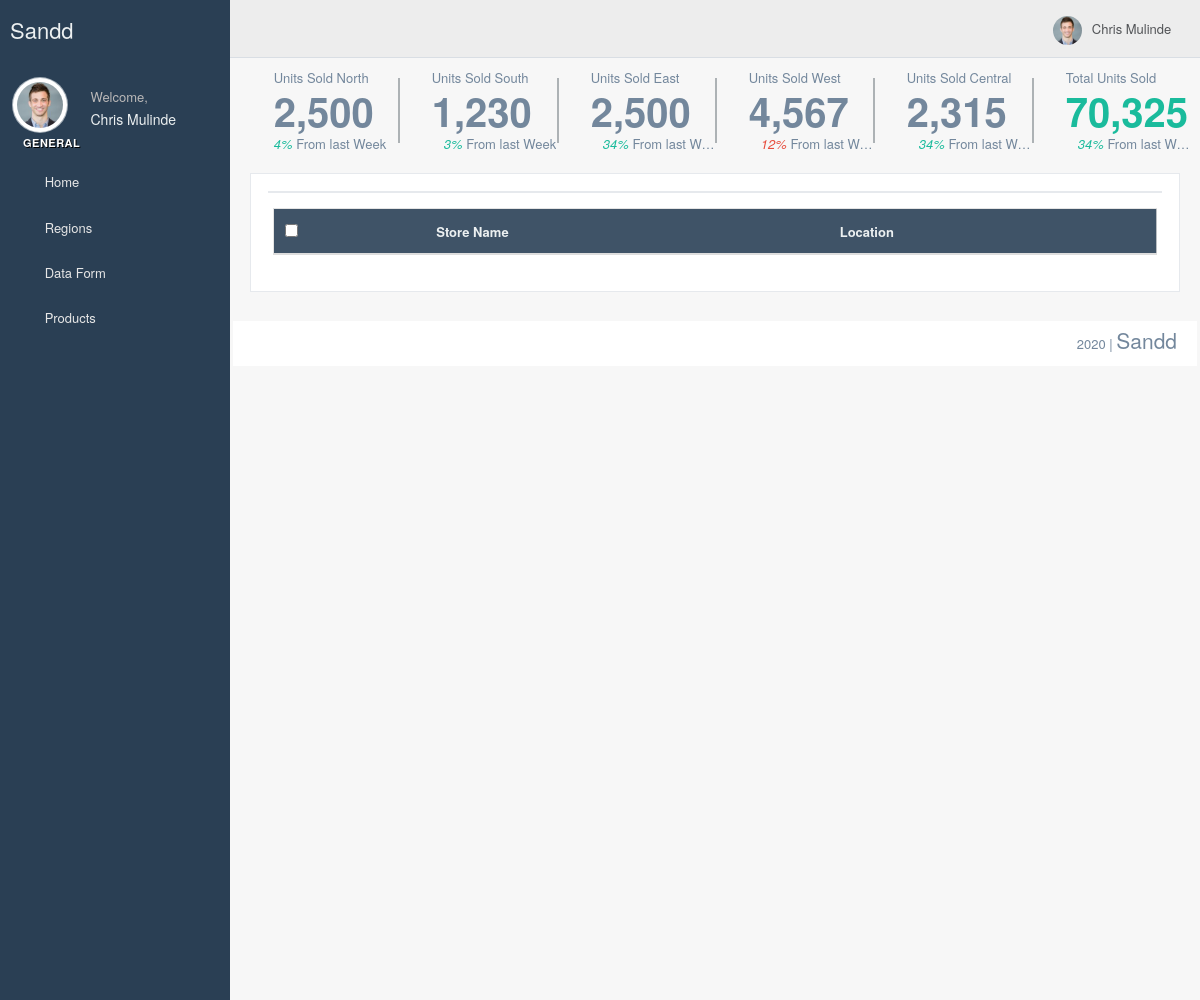
Before: /agent1/ with the older database file.
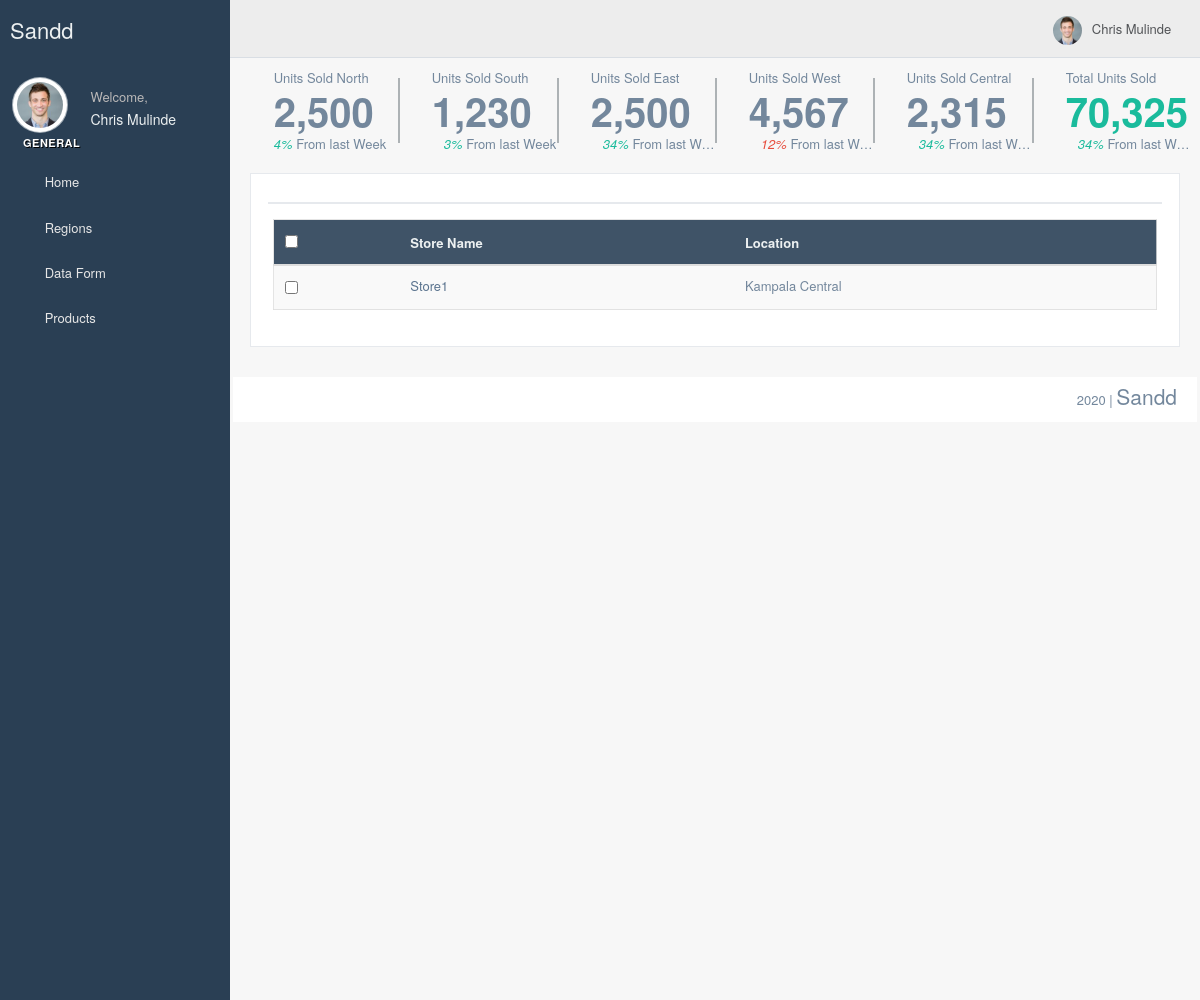
After: the same page with the newer database file.
### adm/models.py (models this page shows, shortened)
class Store(models.Model):
    store_name = models.CharField(max_length=250)
    store_location = models.ForeignKey('Location', on_delete= models.CASCADE)
    agent = models.ForeignKey('Agent', on_delete= models.CASCADE)

class Location(models.Model):
    name = models.CharField(max_length=50)
    region = models.ForeignKey('Region', on_delete= models.CASCADE)
    def __str__(self):
        return self.name

### adm/views.py (the view)
# urls.py: url(r'^(?P<agent>[a-z]+[0-9]+)/$', agent_profile, name='agent_profile'),
def agent_profile(request, agent=None):
    agent_obj = Agent.objects.filter(username__iexact=agent)
    agent_stores = Store.objects.filter(agent__username__iexact=agent)
    context = {
        'agent_obj':agent_obj,
        'agent_stores':agent_stores
    }
    return render(request, 'agent_profile.html', context)

### adm/models.py (called while the page is built)
    def __str__(self):
        return self.name

### adm/templatetags/my_tags.py (called while the page is built)
@register.simple_tag
def get_products(keyword=None):
    return Product.objects.all()

@register.simple_tag
def get_all_regions(keyword=None):
    return Location.objects.all()

### adm/templates/agent_profile.html (shortened to what this page needs)
{% extends "base.html" %}
{% load static %}
{% load my_tags %}
{% block content %}
<div class="row tile_count">
    <div class="animated flipInY col-md-2 col-sm-4 col-xs-4 tile_stats_count">
        <div class="left"></div>
        <div class="right">
            <span class="count_top">Units Sold North</span>
            <div class="count">2,500</div>
            <span class="count_bottom"><i class="green">4% </i> From last Week</span>
        </div>
    </div>
    <div class="animated flipInY col-md-2 col-sm-4 col-xs-4 tile_stats_count">
        <div class="left"></div>
        <div class="right">
            <span class="count_top">Units Sold South</span>
            <div class="count">1,230</div>
            <span class="count_bottom"><i class="green"><i class="fa fa-sort-asc"></i>3% </i> From last Week</span>
        </div>
    </div>
    <div class="animated flipInY col-md-2 col-sm-4 col-xs-4 tile_stats_count">
        <div class="left"></div>
        <div class="right">
            <span class="count_top">Units Sold East</span>
            <div class="count">2,500</div>
            <span class="count_bottom"><i class="green"><i class="fa fa-sort-asc"></i>34% </i> From last Week</span>
        </div>
    </div>
    <div class="animated flipInY col-md-2 col-sm-4 col-xs-4 tile_stats_count">
        <div class="left"></div>
        <div class="right">
            <span class="count_top">Units Sold West</span>
            <div class="count">4,567</div>
            <span class="count_bottom"><i class="red"><i class="fa fa-sort-desc"></i>12% </i> From last Week</span>
        </div>
    </div>
    <div class="animated flipInY col-md-2 col-sm-4 col-xs-4 tile_stats_count">
        <div class="left"></div>
        <div class="right">
            <span class="count_top"></i> Units Sold Central</span>
            <div class="count">2,315</div>
            <span class="count_bottom"><i class="green"><i class="fa fa-sort-asc"></i>34% </i> From last Week</span>
        </div>
    </div>
    <div class="animated flipInY col-md-2 col-sm-4 col-xs-4 tile_stats_count">
        <div class="left"></div>
        <div class="right">
            <span class="count_top"></i> Total Units Sold</span>
            <div class="count green">70,325</div>
            <span class="count_bottom"><i class="green"><i class="fa fa-sort-asc"></i>34% </i> From last Week</span>
        </div>
    </div>
</div>
<div class="row">
    <div class="col-md-12 col-sm-12 col-xs-12">
            <div class="x_panel">
                <div class="x_title">
                    <div class="clearfix"></div>
                </div>
                <div class="x_content">
                    <table id="example" class="table table-striped responsive-utilities jambo_table">
                        <thead>
                            <tr class="headings">
                                <th>
                                    <input type="checkbox" class="tableflat">
                                </th>
                                <th>Store Name </th>
                                <th>Location </th>
                            </tr>
                        </thead>
                        <tbody>
                            {% for s in agent_stores %}
                                <tr class="even pointer">
                                    <td class="a-center ">
                                        <input type="checkbox" class="tableflat">
                                    </td>
                                    <td class=" "><a href="/{{region|lower}}/{{s.store_id}}/">{{ s.store_name }}</a></td>
                                    <td class=" ">{{ s.store_location }}</td>
                                </tr>
                            {% endfor %}
                        </tbody>
                    </table>
                </div>
            </div>
        </div>
</div>
<br />
{% endblock %}

Changed rows visible on the page:
added Store: store_name "Store1", store_location "Kampala Central"
